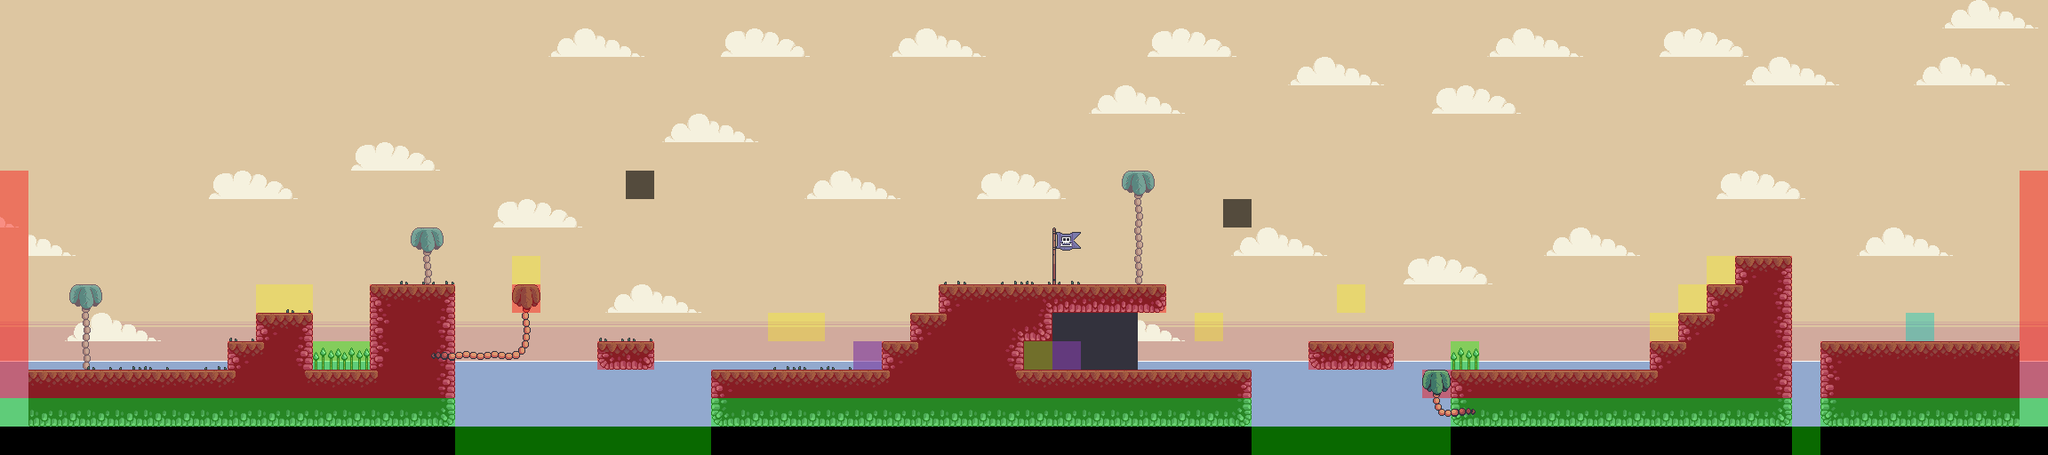

This is a level from a 2D game, rendered from its Tiled map with the project's own tilesets. A one-line summary and the map file follow, with tile-layer data summarised:
An orthogonal 72x16 tile map with 32x32 px tiles, 8 tile layers (Fons, Núvols, Palmera fons, Cova, ...), 1 hidden layer not drawn, 12 tilesets.

<map version="1.9" tiledversion="1.9.2" orientation="orthogonal" renderorder="right-down" width="72" height="16" tilewidth="32" tileheight="32" infinite="0" nextlayerid="22" nextobjectid="25">
 <tileset firstgid="1" name="Terrain (32x32)" tilewidth="32" tileheight="32" tilecount="85" columns="17">
  <image source="Terrain (32x32).png" width="544" height="160" />
  <wangsets>
   <wangset name="Terrain" type="corner" tile="-1">
    <wangcolor name="" color="#ff0000" tile="-1" probability="1" />
    <wangtile tileid="0" wangid="0,0,0,1,0,0,0,0" />
    <wangtile tileid="1" wangid="0,0,0,1,0,1,0,0" />
    <wangtile tileid="2" wangid="0,0,0,0,0,1,0,0" />
    <wangtile tileid="6" wangid="0,1,0,0,0,1,0,1" />
    <wangtile tileid="7" wangid="0,1,0,1,0,0,0,1" />
    <wangtile tileid="17" wangid="0,1,0,1,0,0,0,0" />
    <wangtile tileid="18" wangid="0,1,0,1,0,1,0,1" />
    <wangtile tileid="19" wangid="0,0,0,0,0,1,0,1" />
    <wangtile tileid="23" wangid="0,0,0,1,0,1,0,1" />
    <wangtile tileid="24" wangid="0,1,0,1,0,1,0,0" />
    <wangtile tileid="34" wangid="0,1,0,0,0,0,0,0" />
    <wangtile tileid="35" wangid="0,1,0,0,0,0,0,1" />
    <wangtile tileid="36" wangid="0,0,0,0,0,0,0,1" />
   </wangset>
  </wangsets>
 </tileset>
 <tileset firstgid="86" name="Spikes" tilewidth="32" tileheight="32" tilecount="1" columns="1">
  <image source="../Textures/Spikes.png" width="32" height="32" />
 </tileset>
 <tileset firstgid="87" name="Front Palm Bottom and Grass (32x32)" tilewidth="32" tileheight="32" tilecount="9" columns="3">
  <image source="../Textures/Front Palm Bottom and Grass (32x32).png" width="96" height="96" />
 </tileset>
 <tileset firstgid="96" name="Additional Sky" tilewidth="32" tileheight="32" tilecount="1" columns="1">
  <image source="../Textures/Additional Sky.png" width="32" height="32" />
 </tileset>
 <tileset firstgid="97" name="MapMetadata" tilewidth="32" tileheight="32" spacing="1" margin="1" tilecount="6" columns="6">
  <properties>
   <property name="Draw" type="bool" value="true" />
  </properties>
  <image source="MapMetadata.png" width="199" height="34" />
 </tileset>
 <tileset firstgid="103" name="BG Image" tilewidth="32" tileheight="32" tilecount="48" columns="12">
  <image source="../Textures/BG Image.png" width="384" height="128" />
 </tileset>
 <tileset firstgid="151" name="Back Palm Tree Regular 01" tilewidth="32" tileheight="32" tilecount="4" columns="2">
  <image source="../Textures/Back Palm Tree Regular 01.png" width="64" height="64" />
 </tileset>
 <tileset firstgid="155" name="Front Palm Tree Top 01" tilewidth="32" tileheight="32" tilecount="1" columns="1">
  <image source="../Textures/Front Palm Tree Top 01.png" width="32" height="32" />
 </tileset>
 <tileset firstgid="156" name="Flag 01" tilewidth="32" tileheight="32" tilecount="2" columns="1">
  <image source="../Textures/Flag 01.png" width="32" height="93" />
 </tileset>
 <tileset firstgid="158" name="Big Clouds" tilewidth="32" tileheight="32" tilecount="42" columns="14">
  <image source="../Textures/Big Clouds.png" width="448" height="101" />
 </tileset>
 <tileset firstgid="200" name="Small Cloud 2" tilewidth="32" tileheight="32" tilecount="4" columns="4">
  <image source="../Textures/Small Cloud 2.png" width="133" height="35" />
 </tileset>
 <tileset firstgid="204" name="Small Cloud 3" tilewidth="32" tileheight="32" tilecount="4" columns="4">
  <image source="../Textures/Small Cloud 3.png" width="140" height="39" />
 </tileset>
 <layer id="14" name="Fons" width="72" height="16">
  <properties>
   <property name="Collision" type="bool" value="false" />
   <property name="Draw" type="bool" value="true" />
   <property name="Navigation" type="bool" value="false" />
  </properties>
  <data>[1152 cells, 1080 non-empty, 48 distinct tile ids]</data>
 </layer>
 <layer id="18" name="Núvols" width="72" height="16">
  <properties>
   <property name="Collision" type="bool" value="false" />
   <property name="Draw" type="bool" value="true" />
   <property name="Navigation" type="bool" value="false" />
  </properties>
  <data>[1152 cells, 110 non-empty, 11 distinct tile ids]</data>
 </layer>
 <layer id="9" name="Palmera fons" width="72" height="16">
  <properties>
   <property name="Collision" type="bool" value="false" />
   <property name="Draw" type="bool" value="true" />
   <property name="Navigation" type="bool" value="false" />
  </properties>
  <data>[1152 cells, 18 non-empty, 4 distinct tile ids]</data>
 </layer>
 <layer id="7" name="Cova" width="72" height="16">
  <properties>
   <property name="Collision" type="bool" value="false" />
   <property name="Draw" type="bool" value="true" />
   <property name="Navigation" type="bool" value="false" />
  </properties>
  <data>[1152 cells, 14 non-empty, 1 distinct tile ids]</data>
 </layer>
 <layer id="1" name="Terreny" width="72" height="16">
  <properties>
   <property name="Collision" type="bool" value="false" />
   <property name="Draw" type="bool" value="true" />
   <property name="Navigation" type="bool" value="false" />
  </properties>
  <data>[1152 cells, 184 non-empty, 20 distinct tile ids]</data>
 </layer>
 <layer id="11" name="Hitbox" width="72" height="16">
  <properties>
   <property name="Collision" type="bool" value="true" />
   <property name="Draw" type="bool" value="false" />
   <property name="Navigation" type="bool" value="false" />
  </properties>
  <data>[1152 cells, 220 non-empty, 6 distinct tile ids]</data>
 </layer>
 <layer id="3" name="Gespa" width="72" height="16">
  <properties>
   <property name="Collision" type="bool" value="false" />
   <property name="Draw" type="bool" value="true" />
   <property name="Navigation" type="bool" value="false" />
  </properties>
  <data>[1152 cells, 17 non-empty, 2 distinct tile ids]</data>
 </layer>
 <layer id="2" name="Palmera" width="72" height="16">
  <properties>
   <property name="Collision" type="bool" value="false" />
   <property name="Draw" type="bool" value="true" />
   <property name="Navigation" type="bool" value="false" />
  </properties>
  <data>[1152 cells, 10 non-empty, 9 distinct tile ids]</data>
 </layer>
 <layer id="21" name="Navigation" width="72" height="16" visible="0">
  <properties>
   <property name="Collision" type="bool" value="false" />
   <property name="Draw" type="bool" value="false" />
   <property name="Navigation" type="bool" value="true" />
  </properties>
  <data>[1152 cells, 1152 non-empty, 2 distinct tile ids]</data>
 </layer>
</map>
